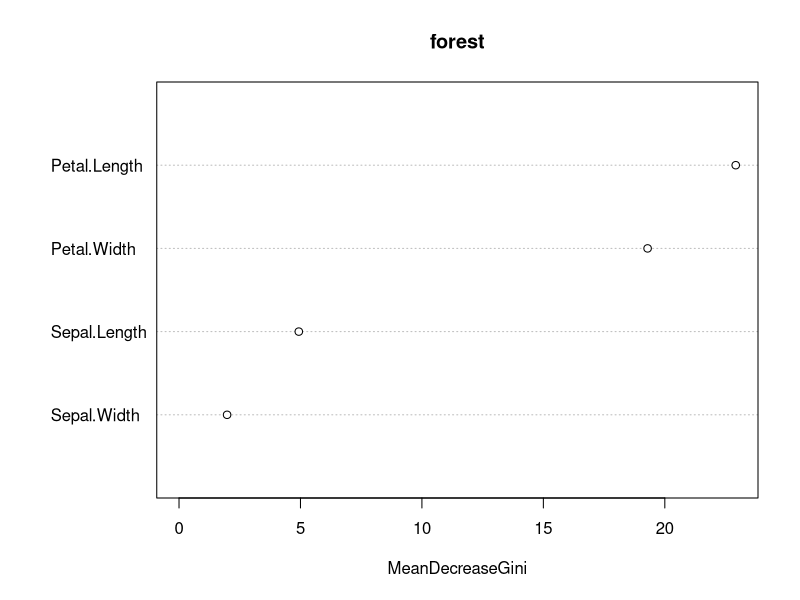
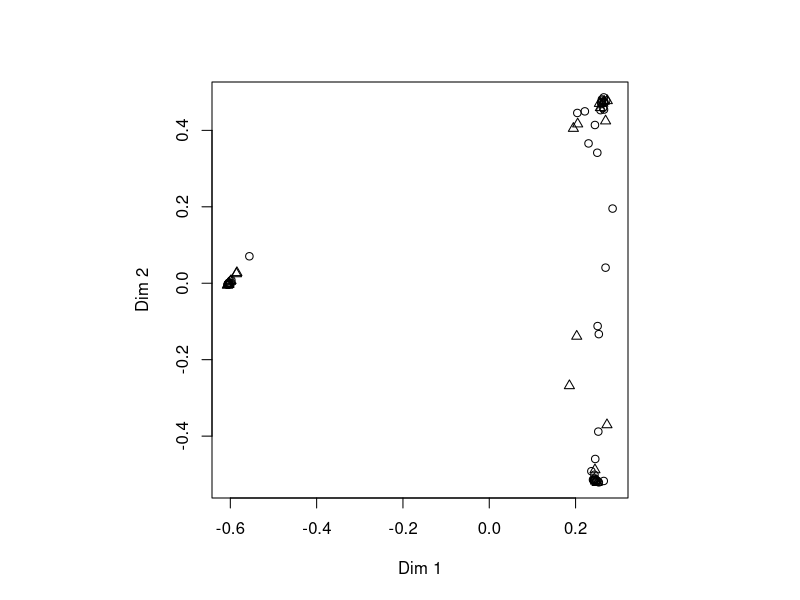
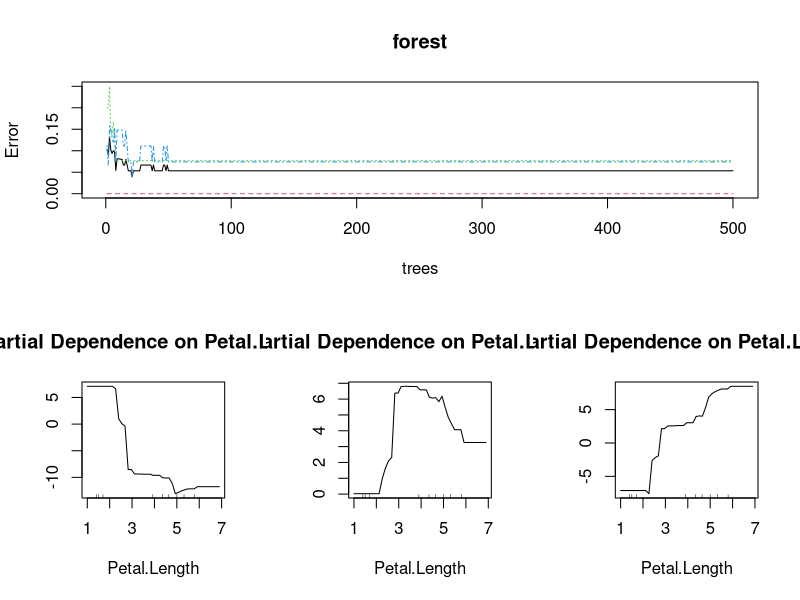

These charts were generated, in order, by the following R code:
# install.package("randomForest")
library(randomForest)
library(rpart) 
library(RColorBrewer)

# random sampling
n <- nrow(iris)
s <- sample(n,n*0.5)
iris.train <- iris[s,]
iris.test <- iris[-s,]

# random forest
forest <- randomForest(Species~., data=iris.train, ntree=500, proximity=TRUE)
pred.forest <- predict(forest, newdata=iris.test, type="class")
table(pred.forest, iris.test[,5])

# decision tree
tree <- rpart(Species~.,data=iris.train)
pred.rpart <- predict(tree, iris.test, type="class")
table(pred.rpart, iris.test[,5])

# importance
getTree(forest, 1, labelVar=TRUE)
varImpPlot(forest)
MDSplot(forest, iris$Species, palette=rep(1, 3), pch=as.numeric(iris$Species))

# report
split.screen(c(2,1))
split.screen(c(1,3), screen = 2)
screen(3); partialPlot(forest, iris, Petal.Length, "setosa")
screen(4); partialPlot(forest, iris, Petal.Length, "versicolor")
screen(5); partialPlot(forest, iris, Petal.Length, "virginica")
split.screen(c(2,1), screen = 1)
screen(1); plot(forest) 
close.screen(all=T)
